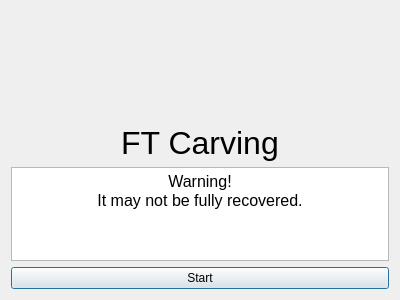
<?xml version="1.0" encoding="UTF-8"?>
<ui version="4.0">
 <class>Dialog</class>
 <widget class="QDialog" name="Dialog">
  <property name="geometry">
   <rect>
    <x>0</x>
    <y>0</y>
    <width>400</width>
    <height>300</height>
   </rect>
  </property>
  <property name="windowTitle">
   <string>Dialog</string>
  </property>
  <layout class="QVBoxLayout" name="verticalLayout">
   <item>
    <widget class="QLabel" name="label">
     <property name="minimumSize">
      <size>
       <width>0</width>
       <height>150</height>
      </size>
     </property>
     <property name="font">
      <font>
       <pointsize>24</pointsize>
      </font>
     </property>
     <property name="text">
      <string>FT Carving</string>
     </property>
     <property name="alignment">
      <set>Qt::AlignBottom|Qt::AlignHCenter</set>
     </property>
    </widget>
   </item>
   <item>
    <widget class="QTextEdit" name="textEdit">
     <property name="html">
      <string>&lt;!DOCTYPE HTML PUBLIC &quot;-//W3C//DTD HTML 4.0//EN&quot; &quot;http://www.w3.org/TR/REC-html40/strict.dtd&quot;&gt;
&lt;html&gt;&lt;head&gt;&lt;meta name=&quot;qrichtext&quot; content=&quot;1&quot; /&gt;&lt;style type=&quot;text/css&quot;&gt;
p, li { white-space: pre-wrap; }
&lt;/style&gt;&lt;/head&gt;&lt;body style=&quot; font-family:'Ubuntu'; font-size:11pt; font-weight:400; font-style:normal;&quot;&gt;
&lt;p align=&quot;center&quot; style=&quot; margin-top:0px; margin-bottom:0px; margin-left:0px; margin-right:0px; -qt-block-indent:0; text-indent:0px;&quot;&gt;&lt;span style=&quot; font-size:12pt;&quot;&gt;Warning!&lt;/span&gt;&lt;/p&gt;
&lt;p align=&quot;center&quot; style=&quot; margin-top:0px; margin-bottom:0px; margin-left:0px; margin-right:0px; -qt-block-indent:0; text-indent:0px;&quot;&gt;&lt;span style=&quot; font-size:12pt;&quot;&gt;It may not be fully recovered.&lt;/span&gt;&lt;/p&gt;&lt;/body&gt;&lt;/html&gt;</string>
     </property>
    </widget>
   </item>
   <item>
    <widget class="QPushButton" name="pushButton">
     <property name="minimumSize">
      <size>
       <width>0</width>
       <height>0</height>
      </size>
     </property>
     <property name="maximumSize">
      <size>
       <width>16777215</width>
       <height>16777215</height>
      </size>
     </property>
     <property name="text">
      <string>Start</string>
     </property>
    </widget>
   </item>
  </layout>
 </widget>
 <resources/>
 <connections>
  <connection>
   <sender>pushButton</sender>
   <signal>clicked()</signal>
   <receiver>Dialog</receiver>
   <slot>start()</slot>
   <hints>
    <hint type="sourcelabel">
     <x>117</x>
     <y>271</y>
    </hint>
    <hint type="destinationlabel">
     <x>114</x>
     <y>299</y>
    </hint>
   </hints>
  </connection>
 </connections>
 <slots>
  <slot>start()</slot>
 </slots>
</ui>
